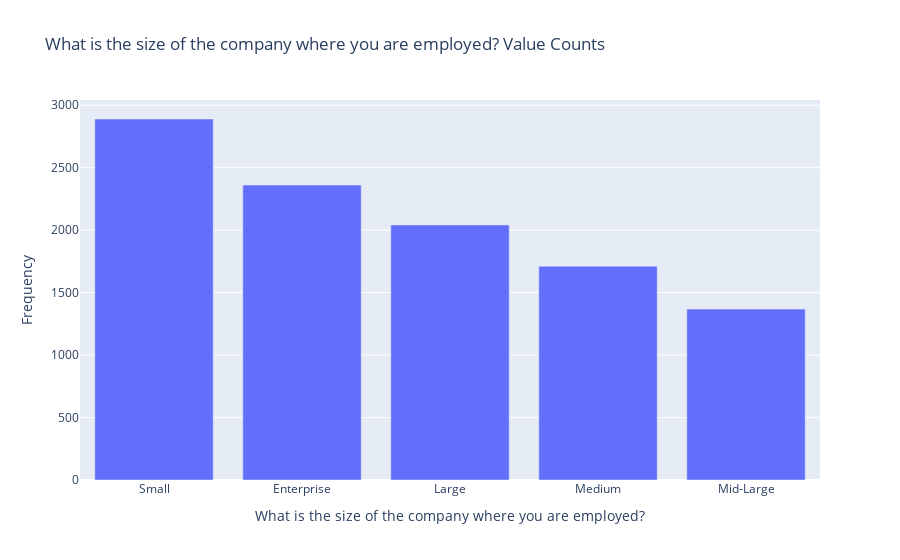

The code cell stored with this chart in its notebook:
### Markdown cell above
#### 6. What is the distribution of company sizes where respondents are employed?

### Code cell
# DISCLAIMER: 'df' refers to the data you passed in when calling 'dtale.show'

import numpy as np
import pandas as pd
import plotly.graph_objs as go

# If you're having trouble viewing your chart in your notebook try passing your 'chart' into this snippet:
#
from plotly.offline import iplot, init_notebook_mode
#
init_notebook_mode(connected=True)
for chart in charts:
    chart.pop('id', None) # for some reason iplot does not like 'id'

if isinstance(df, (pd.DatetimeIndex, pd.MultiIndex)):
	df = df.to_frame(index=False)

# remove any pre-existing indices for ease of use in the D-Tale code, but this is not required
df = df.reset_index().drop('index', axis=1, errors='ignore')
df.columns = [str(c) for c in df.columns]  # update columns to strings in case they are numbers

s = df[~pd.isnull(df['What is the size of the company where you are employed?'])]['What is the size of the company where you are employed?']
chart = pd.value_counts(s).to_frame(name='data')
chart['percent'] = (chart['data'] / chart['data'].sum()) * 100
chart.index.name = 'labels'
chart = chart.reset_index().sort_values(['data', 'labels'], ascending=[False, True])
chart = chart[:100]
charts = [go.Bar(x=chart['labels'].values, y=chart['data'].values, name='Frequency')]
figure = go.Figure(data=charts, layout=go.Layout({
    'barmode': 'group',
    'legend': {'orientation': 'h'},
    'title': {'text': 'What is the size of the company where you are employed? Value Counts'},
    'xaxis': {'title': {'text': 'What is the size of the company where you are employed?'}},
    'yaxis': {'title': {'text': 'Frequency'}}
}))


iplot(figure)

### Figure 1 — Plotly figure (JSON) as saved in the notebook; plotly's stock layout.template omitted (floating-point values rounded to 4 significant figures)
{"data": [{"name": "Frequency", "type": "bar", "x": ["Small", "Enterprise", "Large", "Medium", "Mid-Large"], "y": [2890, 2361, 2042, 1712, 1368]}], "layout": {"barmode": "group", "legend": {"orientation": "h"}, "title": {"text": "What is the size of the company where you are employed? Value Counts"}, "xaxis": {"title": {"text": "What is the size of the company where you are employed?"}}, "yaxis": {"title": {"text": "Frequency"}}}}
